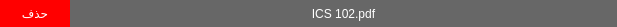
<?xml version="1.0" encoding="UTF-8"?>
<ui version="4.0">
 <class>Form</class>
 <widget class="QWidget" name="Form">
  <property name="geometry">
   <rect>
    <x>0</x>
    <y>0</y>
    <width>617</width>
    <height>27</height>
   </rect>
  </property>
  <property name="windowTitle">
   <string>Form</string>
  </property>
  <property name="layoutDirection">
   <enum>Qt::RightToLeft</enum>
  </property>
  <property name="styleSheet">
   <string notr="true">QWidget{
background-color: rgb(103, 103, 103);
}</string>
  </property>
  <layout class="QHBoxLayout" name="horizontalLayout">
   <property name="spacing">
    <number>0</number>
   </property>
   <property name="leftMargin">
    <number>0</number>
   </property>
   <property name="topMargin">
    <number>0</number>
   </property>
   <property name="rightMargin">
    <number>0</number>
   </property>
   <property name="bottomMargin">
    <number>0</number>
   </property>
   <item>
    <widget class="QLabel" name="name_file_card">
     <property name="styleSheet">
      <string notr="true">color: rgb(255, 255, 255);
font: 18pt &quot;Arial&quot;;</string>
     </property>
     <property name="text">
      <string>ICS 102.pdf</string>
     </property>
     <property name="alignment">
      <set>Qt::AlignCenter</set>
     </property>
     <property name="wordWrap">
      <bool>true</bool>
     </property>
    </widget>
   </item>
   <item>
    <widget class="QToolButton" name="delete__btn_card">
     <property name="sizePolicy">
      <sizepolicy hsizetype="Fixed" vsizetype="Expanding">
       <horstretch>0</horstretch>
       <verstretch>0</verstretch>
      </sizepolicy>
     </property>
     <property name="maximumSize">
      <size>
       <width>70</width>
       <height>16777215</height>
      </size>
     </property>
     <property name="layoutDirection">
      <enum>Qt::RightToLeft</enum>
     </property>
     <property name="styleSheet">
      <string notr="true">background-color: rgb(255, 0, 0);
color: rgb(255, 255, 255);
font: 14pt &quot;Arial&quot;;
 border: 0px solid;</string>
     </property>
     <property name="text">
      <string>حذف</string>
     </property>
    </widget>
   </item>
  </layout>
 </widget>
 <resources/>
 <connections/>
</ui>
